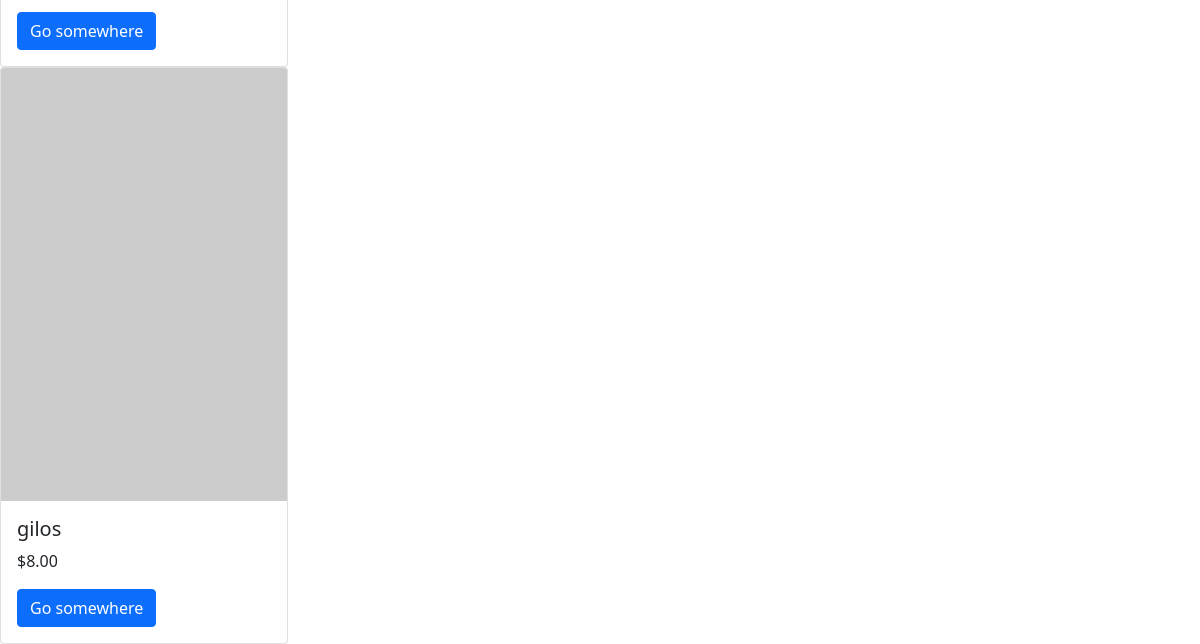
/product/ (lower part), run on an earlier commit of the app's database.
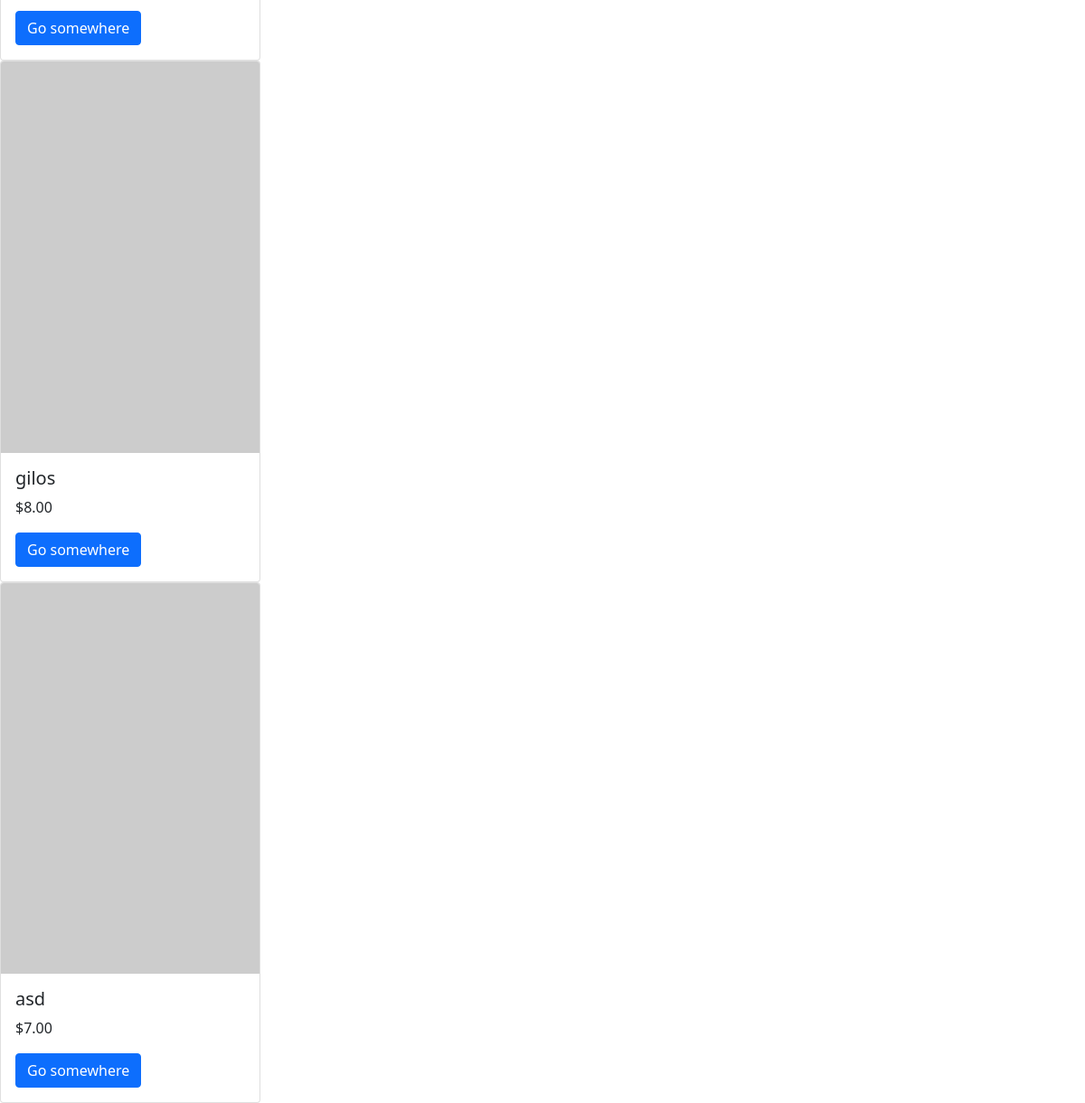
And on a later commit of the database.
### configapp/models.py (models this page shows, shortened)
class Product(models.Model):
    product_name = models.CharField(max_length=100)
    category = models.ForeignKey(Category, on_delete=models.CASCADE, related_name='products')
    unit_price = models.DecimalField(max_digits=10, decimal_places=2)
    discontinued = models.BooleanField(default=False)

### configapp/views.py (the view)
# urls.py: path('product/', views.product, name='product'),
def product(request):
    return render(request, 'product.html', {"product": Product.objects.all()})

### configapp/templates/product.html (shortened to what this page needs)
<!DOCTYPE html>
<html lang="en">
<head>
</head>
<body>
    {% for item in product %}
    <div class="card" style="width: 18rem;">
    {% if item.picture %}
        <img src="{{ item.picture.url }}" class="card-img-top" alt="{{ item.product_name }}">
    {% else %}
        <img src="https://picsum.photos/id/1/199/301" class="card-img-top" alt="default image">
    {% endif %}
    <div class="card-body">
        <h5 class="card-title">{{ item.product_name }}</h5>
        <p class="card-text">${{ item.unit_price }}</p>
        <a href="#" class="btn btn-primary">Go somewhere</a>
    </div>
</div>
    {%endfor%}
    <link href="https://cdn.jsdelivr.net/npm/bootstrap@5.0.2/dist/css/bootstrap.min.css" rel="stylesheet">
</body>
</html>

What changed in the data, as far as the page shows it:
added Product: product_name "asd", unit_price "7.00"
